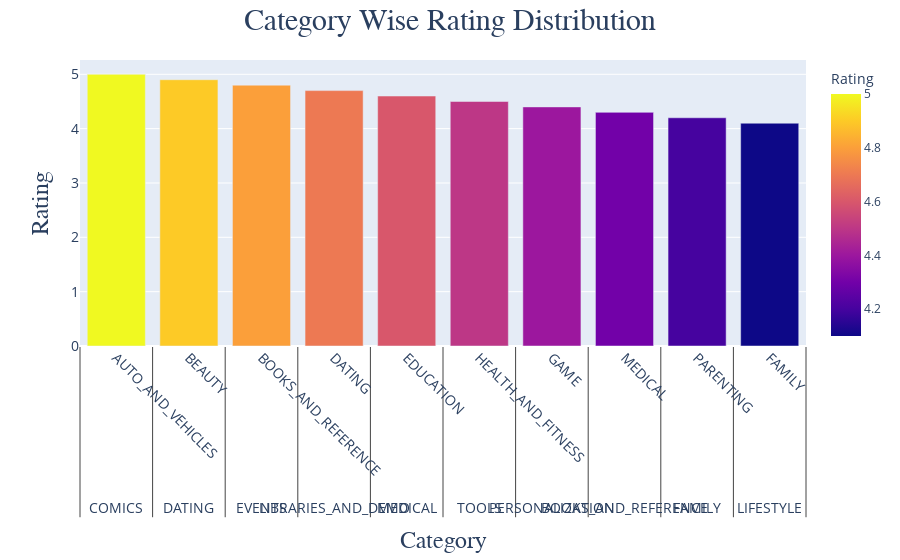

Here is the notebook cell this chart was saved with:
### Code cell
draw = px.bar(
    fig2,
    y='Rating',
    x='Category',
    orientation='v', 
    color='Rating',
)
draw.update_layout(title_text='Category Wise Rating Distribution', title_x=0.5,
                   xaxis_title="Category", yaxis_title="Rating",
                   title_font_size=30, title_font_family="Times New Roman",
                    xaxis_title_font_size=24, xaxis_title_font_family="Times New Roman",
                    yaxis_title_font_size=24, yaxis_title_font_family="Times New Roman",
                    xaxis_tickfont_size=14, yaxis_tickfont_size=14, xaxis_tickangle=45
                   )

### Figure 1 — Plotly figure (JSON) as saved in the notebook; plotly's stock layout.template omitted (floating-point values rounded to 4 significant figures; data arrays with more than 128 entries replaced by an {"elided": "..."} marker saying what was removed)
{"data": [{"alignmentgroup": "True", "hovertemplate": "Category=%{x}<br>Rating=%{marker.color}<extra></extra>", "legendgroup": "", "marker": {"color": [5, 4.9, 4.8, 4.7, 4.6, 4.5, 4.4, 4.3, 4.2, 4.1], "coloraxis": "coloraxis", "pattern": {"shape": ""}}, "name": "", "offsetgroup": "", "orientation": "v", "showlegend": false, "textposition": "auto", "type": "bar", "x": {"elided": "10 rows, 314 str values in total"}, "xaxis": "x", "y": [5, 4.9, 4.8, 4.7, 4.6, 4.5, 4.4, 4.3, 4.2, 4.1], "yaxis": "y"}], "layout": {"barmode": "relative", "coloraxis": {"colorbar": {"title": {"text": "Rating"}}, "colorscale": [[0, "#0d0887"], [0.1111, "#46039f"], [0.2222, "#7201a8"], [0.3333, "#9c179e"], [0.4444, "#bd3786"], [0.5556, "#d8576b"], [0.6667, "#ed7953"], [0.7778, "#fb9f3a"], [0.8889, "#fdca26"], [1, "#f0f921"]]}, "legend": {"tracegroupgap": 0}, "margin": {"t": 60}, "title": {"font": {"family": "Times New Roman", "size": 30}, "text": "Category Wise Rating Distribution", "x": 0.5}, "xaxis": {"anchor": "y", "domain": [0, 1], "tickangle": 45, "tickfont": {"size": 14}, "title": {"font": {"family": "Times New Roman", "size": 24}, "text": "Category"}}, "yaxis": {"anchor": "x", "domain": [0, 1], "tickfont": {"size": 14}, "title": {"font": {"family": "Times New Roman", "size": 24}, "text": "Rating"}}}}
